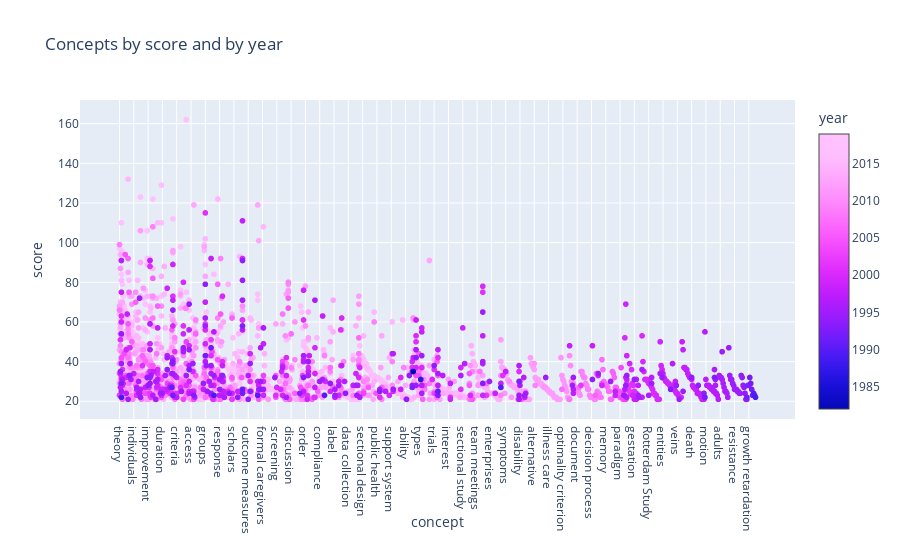

Notebook cell for this chart:
### Markdown cell above
## Segmenting concepts by year

### Code cell
df_by_year = df.groupby(['year', 'concept'], as_index=False).sum()
df_by_year = df_by_year.sort_values(by=["year", "score"],  ascending=False)
df_by_year = df_by_year.reset_index(drop=True)
px.scatter(df_by_year.query("score>20"), x="concept", y="score", color="year", title="Concepts by score and by year")

### Figure 1 — Plotly figure (JSON) as saved in the notebook; plotly's stock layout.template omitted (floating-point values rounded to 4 significant figures; data arrays with more than 128 entries replaced by an {"elided": "..."} marker saying what was removed)
{"data": [{"hoverlabel": {"namelength": 0}, "hovertemplate": "concept=%{x}<br>score=%{y}<br>year=%{marker.color}", "legendgroup": "", "marker": {"color": {"elided": "2077 int values"}, "coloraxis": "coloraxis", "symbol": "circle"}, "mode": "markers", "name": "", "showlegend": false, "type": "scattergl", "uid": "15c7424a-576b-4ef4-92d2-2e9758bc3eda", "x": {"elided": "2077 str values"}, "xaxis": "x", "y": {"elided": "2077 int values"}, "yaxis": "y"}], "layout": {"autosize": true, "coloraxis": {"colorbar": {"title": {"text": "year"}}, "colorscale": [[0, "#0508b8"], [0.08333, "#1910d8"], [0.1667, "#3c19f0"], [0.25, "#6b1cfb"], [0.3333, "#981cfd"], [0.4167, "#bf1cfd"], [0.5, "#dd2bfd"], [0.5833, "#f246fe"], [0.6667, "#fc67fd"], [0.75, "#fe88fc"], [0.8333, "#fea5fd"], [0.9167, "#febefe"], [1, "#fec3fe"]]}, "grid": {"xaxes": ["x"], "xgap": 0.1, "xside": "bottom", "yaxes": ["y"], "ygap": 0.1, "yside": "left"}, "legend": {"tracegroupgap": 0}, "title": {"text": "Concepts by score and by year"}, "xaxis": {"autorange": true, "range": [-39.89, 706.9], "title": {"text": "concept"}, "type": "category"}, "yaxis": {"autorange": true, "range": [10.77, 172.2], "title": {"text": "score"}, "type": "linear"}}}
